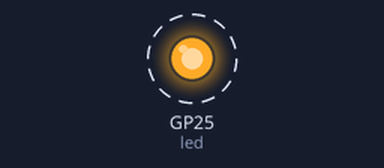
A program run on a simulated Raspberry Pi Pico running MicroPython. Shown: output pins drawn as LEDs (lit = HIGH). Dashed ring = blinking.

Above: at 0.2 s.
Timing chart, 0 to 3.0 s (numbered marks = the images above):
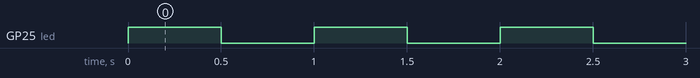

The program:

code.py
```python
from machine import Pin
from time import sleep

led = Pin(25, Pin.OUT)

while True:
    led.on()
    sleep(0.5)
    led.off()
    sleep(0.5)
```

Measured:
- by itself, GP25 (led): alternates HIGH for 0.50 s and LOW for 0.50 s
